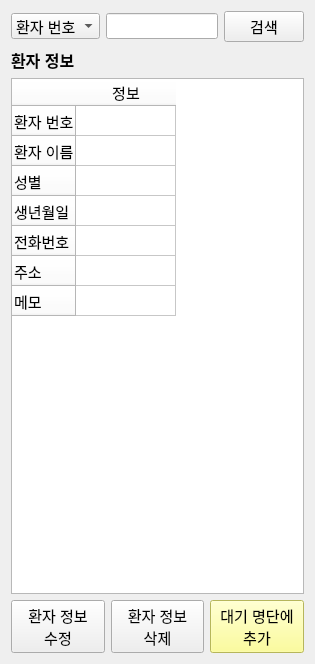
<?xml version="1.0" encoding="UTF-8"?>
<ui version="4.0">
 <class>PatientInfoManager</class>
 <widget class="QWidget" name="PatientInfoManager">
  <property name="geometry">
   <rect>
    <x>0</x>
    <y>0</y>
    <width>315</width>
    <height>664</height>
   </rect>
  </property>
  <property name="windowTitle">
   <string>Form</string>
  </property>
  <layout class="QGridLayout" name="gridLayout">
   <item row="0" column="0">
    <layout class="QHBoxLayout" name="horizontalLayout_2">
     <item>
      <widget class="QComboBox" name="searchComboBox">
       <property name="font">
        <font>
         <pointsize>11</pointsize>
        </font>
       </property>
       <item>
        <property name="text">
         <string>환자 번호</string>
        </property>
       </item>
       <item>
        <property name="text">
         <string>환자 이름</string>
        </property>
       </item>
      </widget>
     </item>
     <item>
      <widget class="QLineEdit" name="searchLineEdit">
       <property name="font">
        <font>
         <pointsize>11</pointsize>
        </font>
       </property>
      </widget>
     </item>
     <item>
      <widget class="QPushButton" name="searchPushButton">
       <property name="font">
        <font>
         <pointsize>11</pointsize>
        </font>
       </property>
       <property name="text">
        <string>검색</string>
       </property>
      </widget>
     </item>
    </layout>
   </item>
   <item row="1" column="0">
    <layout class="QVBoxLayout" name="verticalLayout">
     <item>
      <widget class="QLabel" name="label_2">
       <property name="font">
        <font>
         <pointsize>12</pointsize>
         <bold>true</bold>
        </font>
       </property>
       <property name="text">
        <string>환자 정보</string>
       </property>
      </widget>
     </item>
     <item>
      <widget class="QTableWidget" name="clientInfoTableWidget">
       <property name="font">
        <font>
         <pointsize>11</pointsize>
        </font>
       </property>
       <property name="styleSheet">
        <string notr="true">QTableCornerButton::section {background-color: #FFFFFF;}
QHeaderView {background-color: #FFFFFF;}</string>
       </property>
       <property name="editTriggers">
        <set>QAbstractItemView::NoEditTriggers</set>
       </property>
       <row>
        <property name="text">
         <string>환자 번호</string>
        </property>
        <property name="font">
         <font>
          <pointsize>11</pointsize>
         </font>
        </property>
       </row>
       <row>
        <property name="text">
         <string>환자 이름</string>
        </property>
        <property name="font">
         <font>
          <pointsize>11</pointsize>
         </font>
        </property>
       </row>
       <row>
        <property name="text">
         <string>성별</string>
        </property>
        <property name="font">
         <font>
          <pointsize>11</pointsize>
         </font>
        </property>
       </row>
       <row>
        <property name="text">
         <string>생년월일</string>
        </property>
        <property name="font">
         <font>
          <pointsize>11</pointsize>
         </font>
        </property>
       </row>
       <row>
        <property name="text">
         <string>전화번호</string>
        </property>
        <property name="font">
         <font>
          <pointsize>11</pointsize>
         </font>
        </property>
       </row>
       <row>
        <property name="text">
         <string>주소</string>
        </property>
        <property name="font">
         <font>
          <pointsize>11</pointsize>
         </font>
        </property>
       </row>
       <row>
        <property name="text">
         <string>메모</string>
        </property>
        <property name="font">
         <font>
          <pointsize>11</pointsize>
         </font>
        </property>
       </row>
       <column>
        <property name="text">
         <string>정보</string>
        </property>
        <property name="font">
         <font>
          <pointsize>11</pointsize>
         </font>
        </property>
       </column>
       <item row="0" column="0">
        <property name="text">
         <string/>
        </property>
        <property name="font">
         <font>
          <pointsize>10</pointsize>
         </font>
        </property>
       </item>
       <item row="1" column="0">
        <property name="text">
         <string/>
        </property>
        <property name="font">
         <font>
          <pointsize>10</pointsize>
         </font>
        </property>
       </item>
       <item row="2" column="0">
        <property name="text">
         <string/>
        </property>
        <property name="font">
         <font>
          <pointsize>10</pointsize>
         </font>
        </property>
       </item>
       <item row="3" column="0">
        <property name="font">
         <font>
          <pointsize>10</pointsize>
         </font>
        </property>
       </item>
       <item row="4" column="0">
        <property name="font">
         <font>
          <pointsize>10</pointsize>
         </font>
        </property>
       </item>
       <item row="5" column="0">
        <property name="font">
         <font>
          <pointsize>10</pointsize>
         </font>
        </property>
       </item>
       <item row="6" column="0">
        <property name="font">
         <font>
          <pointsize>10</pointsize>
         </font>
        </property>
       </item>
      </widget>
     </item>
    </layout>
   </item>
   <item row="2" column="0">
    <layout class="QHBoxLayout" name="horizontalLayout">
     <item>
      <widget class="QPushButton" name="modifyPushButton">
       <property name="font">
        <font>
         <pointsize>11</pointsize>
        </font>
       </property>
       <property name="text">
        <string>환자 정보
수정</string>
       </property>
      </widget>
     </item>
     <item>
      <widget class="QPushButton" name="deletePushButton">
       <property name="font">
        <font>
         <pointsize>11</pointsize>
        </font>
       </property>
       <property name="text">
        <string>환자 정보
삭제</string>
       </property>
      </widget>
     </item>
     <item>
      <widget class="QPushButton" name="WaitPushButton">
       <property name="font">
        <font>
         <pointsize>11</pointsize>
        </font>
       </property>
       <property name="styleSheet">
        <string notr="true">QPushButton { background-color: rgb(255, 255, 127)}</string>
       </property>
       <property name="text">
        <string>대기 명단에
추가</string>
       </property>
      </widget>
     </item>
    </layout>
   </item>
  </layout>
 </widget>
 <resources/>
 <connections/>
</ui>
